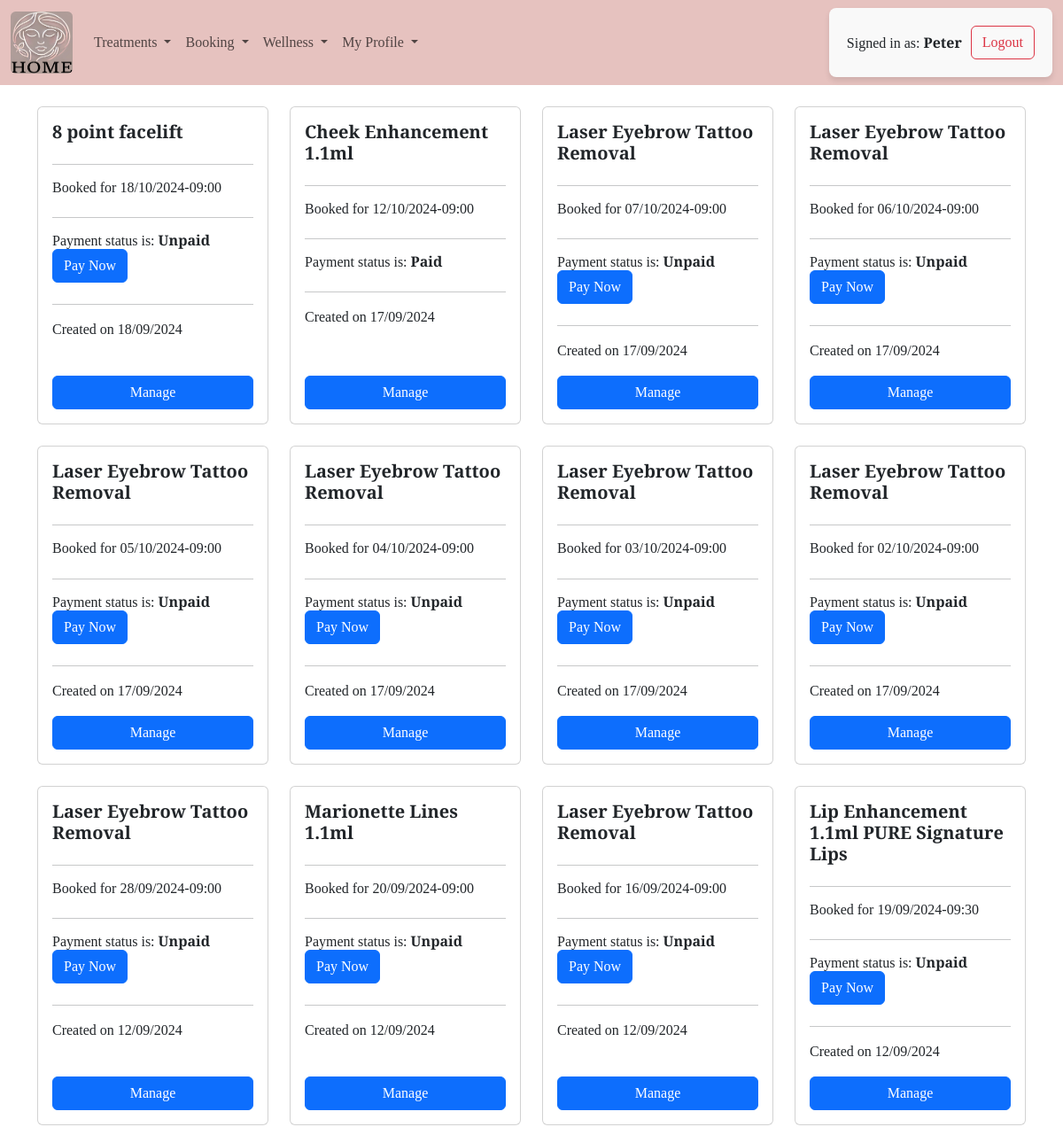
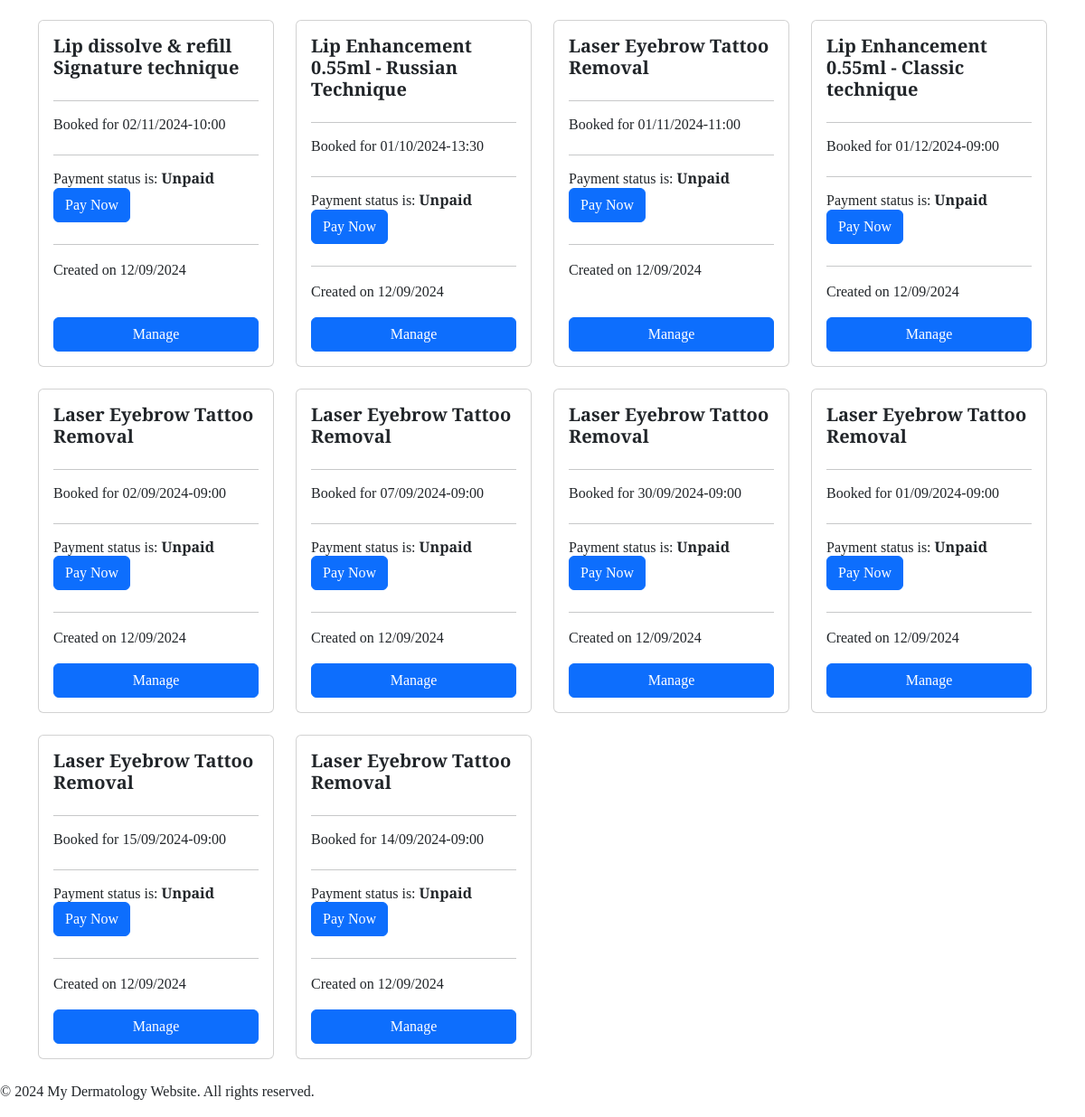
/booking/bookings/ (signed in), run on the app's committed database (2 pictures, top to bottom).
### booking/models.py (models this page shows, shortened)
class Booking(models.Model):
    patient = models.ForeignKey(Patient, on_delete=models.CASCADE)
    product = models.ForeignKey(Product, on_delete=models.CASCADE)
    time_slot = models.ForeignKey(TimeSlot, on_delete=models.SET_NULL, null=True, blank=True)
    booking_date = models.DateField()
    payment_status = models.BooleanField(default=False)
    booked_on = models.DateTimeField(auto_now_add=True)
    additional_notes = models.TextField(blank=True, null=True)
    stripe_payment_intent_id = models.CharField(max_length=255, null=True, blank=True)
    class Meta:
        unique_together = ('patient', 'booking_date')  # Ensure no duplicates at the DB level

class TimeSlot(models.Model):
    slot = models.CharField(max_length=99, help_text="Enter time slot (e.g., 09:00 AM - 10:00 AM)")
    def __str__(self):
        return self.slot

### treatment/models.py (models this page shows)
class Product(models.Model):
    category = models.ForeignKey(Category, on_delete=models.CASCADE)
    body_part = models.ForeignKey(BodyPart, on_delete=models.SET_NULL, blank=True, null=True)
    product_name = models.CharField(max_length=255)
    price = models.DecimalField(max_digits=10, decimal_places=2)
    duration = models.IntegerField(blank=True, null=True, help_text="Duration in minutes")
    additional_info = models.TextField(blank=True, null=True)
    def __str__(self):
        return self.product_name

### booking/views.py (the view)
# urls.py: path('bookings/', views.booking_list, name='booking_list'),
@login_required
def booking_list(request):
    bookings = Booking.objects.all().order_by('-booked_on')
    context = {
        'bookings': bookings
    }
    return render(request, 'booking/booking_list.html', context)

### booking/templates/booking/booking_list.html (shortened to what this page needs)
{% extends 'base.html' %}
{% block content %}
{% if bookings %}
<div class="container">
  <div class="row d-flex flex-wrap justify-content-start">
    {% for booking in bookings %}
    <div class="col-12 col-sm-6 col-md-4 col-lg-3 mb-4 d-flex">
      <div class="card w-100 d-flex flex-column">
        <div class="card-body d-flex flex-column">
          <h5 class="card-title"><strong>{{ booking.product }}</strong></h5>
          <hr>
          <h6>Booked for {{ booking.booking_date|date:"d/m/Y" }}-{{ booking.time_slot }}</h6>
          <hr>
          <h6>Payment status is:
            <strong>
              {{ booking.payment_status|yesno:"Paid,Unpaid" }}
              {% if not booking.payment_status %}
                <a href="{% url 'create_checkout_session' booking.id %}" class="btn btn-primary mt-auto">Pay Now</a>
              {% endif %}
            </strong>
          </h6>
          <hr>
          <p>Created on {{ booking.booked_on|date:"d/m/Y" }}</p>
          <a href="{% url 'manage_booking' booking.id %}" class="btn btn-primary mt-auto">Manage</a>
        </div>
      </div>
    </div>
    {% endfor %}
  </div>
</div>
{% else %}
<p>No bookings are available.</p>
{% endif %}
{% endblock %}

### templates/base.html (shortened to what this page needs)
{% load static %}
<!DOCTYPE html>
<html lang="en">
  <head>
    {% block corecss %}
    <link
      href="https://cdn.jsdelivr.net/npm/bootstrap@5.3.3/dist/css/bootstrap.min.css"
      rel="stylesheet"
/>
      <link rel="stylesheet" href="{% static 'css\style.css' %}" />
    {% endblock corecss %}{% block extracss %}{% endblock extracss %}
  </head>
  <body>
    <header class="fixed-top">
      <nav id="navbar" class="navbar navbar-expand-lg bg-body-tertiary">
        <div class="container-fluid">
          <a class="navbar-brand" href="{% url 'home' %}"
            ><img
              src="{% static 'images/home_button.png' %}"
              alt="Home"
              style="height: 70px; width: 70px; border-radius: 8%"
          /></a>
          <div class="collapse navbar-collapse" id="navbarSupportedContent">
            <ul class="navbar-nav me-auto mb-2 mb-lg-0">
              <li class="nav-item dropdown">
                <a
                  class="nav-link dropdown-toggle"
                  href="#"
                  role="button"
                  data-bs-toggle="dropdown"
                  aria-expanded="false"
                >
                  Treatments
                </a>
              </li>
<li class="nav-item dropdown">
  {% if request.user.is_authenticated %}
                <a
                  class="nav-link dropdown-toggle"
                  href="#"
                  role="button"
                  data-bs-toggle="dropdown"
                  aria-expanded="false"
                >
                  Booking
                </a>
              </li>
              {% endif %}
              <li class="nav-item dropdown">
                <a
                  class="nav-link dropdown-toggle"
                  href="#"
                  role="button"
                  data-bs-toggle="dropdown"
                  aria-expanded="false"
                >
                  Wellness
                </a>
              </li>
              <li class="nav-item dropdown">
                {% if request.user.is_authenticated %}
                <a
                  class="nav-link dropdown-toggle"
                  href="#"
                  role="button"
                  data-bs-toggle="dropdown"
                  aria-expanded="false"
                >
                  My Profile
                </a>
                    {% endif %}
              </li>
            </ul>
            <ul class="navbar-nav ms-auto mb-2 mb-lg-0">
              {% if user.is_authenticated %}
              <li class="nav-item">
                <form method="POST" action="{% url 'logout' %}">
                  <div class="user-info-container">
                    <div>
                      <p>Signed in as: <strong>{{ user.username }}</strong></p>
                    </div>
                    <button class="btn btn-outline-danger" type="submit">
                      Logout
                    </button>
                  </div>
                </form>
              </li>
              {% endif %}
            </ul>
          </div>
        </div>
      </nav>
    </header>
    <main>
      <br />
      <br />
      <br />
      <br />
      <br />
      {% block content %} {% endblock %}
    </main>
    <footer>
      <p>&copy; 2024 My Dermatology Website. All rights reserved.</p>
    </footer>
  </body>
</html>

### static/css/style.css (style rules this page uses)
body { font-family: 'Merriweather', serif; }
#navbar { background-color: #e6c2bf !important; }
form { background-color: #f9f9f9; padding: 20px; border-radius: 8px; box-shadow: 0 4px 6px rgba(0, 0, 0, 0.1); }
button { background-color: #007bff; border: none; border-radius: 4px; }
.user-info-container { display: flex; align-items: center; gap: 10px; }
.user-info-container div { display: flex; align-items: center; }
.user-info-container p { border: 0; margin: 0; }

### data on the page
Booking: product "8 point facelift", booking_date "18/10/2024", time_slot "09:00", payment_status "Unpaid", shows "Pay Now", booked_on "18/09/2024"
Booking: product "Cheek Enhancement 1.1ml", booking_date "12/10/2024", time_slot "09:00", payment_status "Paid", booked_on "17/09/2024"
Booking: product "Laser Eyebrow Tattoo Removal", booking_date "07/10/2024", time_slot "09:00", payment_status "Unpaid", shows "Pay Now", booked_on "17/09/2024"
Booking: product "Laser Eyebrow Tattoo Removal", booking_date "06/10/2024", time_slot "09:00", payment_status "Unpaid", shows "Pay Now", booked_on "17/09/2024"
Booking: product "Laser Eyebrow Tattoo Removal", booking_date "05/10/2024", time_slot "09:00", payment_status "Unpaid", shows "Pay Now", booked_on "17/09/2024"
Booking: product "Laser Eyebrow Tattoo Removal", booking_date "04/10/2024", time_slot "09:00", payment_status "Unpaid", shows "Pay Now", booked_on "17/09/2024"
Booking: product "Laser Eyebrow Tattoo Removal", booking_date "03/10/2024", time_slot "09:00", payment_status "Unpaid", shows "Pay Now", booked_on "17/09/2024"
Booking: product "Laser Eyebrow Tattoo Removal", booking_date "02/10/2024", time_slot "09:00", payment_status "Unpaid", shows "Pay Now", booked_on "17/09/2024"
Booking: product "Laser Eyebrow Tattoo Removal", booking_date "28/09/2024", time_slot "09:00", payment_status "Unpaid", shows "Pay Now", booked_on "12/09/2024"
Booking: product "Marionette Lines 1.1ml", booking_date "20/09/2024", time_slot "09:00", payment_status "Unpaid", shows "Pay Now", booked_on "12/09/2024"
Booking: product "Laser Eyebrow Tattoo Removal", booking_date "16/09/2024", time_slot "09:00", payment_status "Unpaid", shows "Pay Now", booked_on "12/09/2024"
Booking: product "Lip Enhancement 1.1ml PURE Signature Lips", booking_date "19/09/2024", time_slot "09:30", payment_status "Unpaid", shows "Pay Now", booked_on "12/09/2024"
Booking: product "Lip dissolve & refill Signature technique", booking_date "02/11/2024", time_slot "10:00", payment_status "Unpaid", shows "Pay Now", booked_on "12/09/2024"
Booking: product "Lip Enhancement 0.55ml - Russian Technique", booking_date "01/10/2024", time_slot "13:30", payment_status "Unpaid", shows "Pay Now", booked_on "12/09/2024"
Booking: product "Laser Eyebrow Tattoo Removal", booking_date "01/11/2024", time_slot "11:00", payment_status "Unpaid", shows "Pay Now", booked_on "12/09/2024"
Booking: product "Lip Enhancement 0.55ml - Classic technique", booking_date "01/12/2024", time_slot "09:00", payment_status "Unpaid", shows "Pay Now", booked_on "12/09/2024"
Booking: product "Laser Eyebrow Tattoo Removal", booking_date "02/09/2024", time_slot "09:00", payment_status "Unpaid", shows "Pay Now", booked_on "12/09/2024"
Booking: product "Laser Eyebrow Tattoo Removal", booking_date "07/09/2024", time_slot "09:00", payment_status "Unpaid", shows "Pay Now", booked_on "12/09/2024"
Booking: product "Laser Eyebrow Tattoo Removal", booking_date "30/09/2024", time_slot "09:00", payment_status "Unpaid", shows "Pay Now", booked_on "12/09/2024"
Booking: product "Laser Eyebrow Tattoo Removal", booking_date "01/09/2024", time_slot "09:00", payment_status "Unpaid", shows "Pay Now", booked_on "12/09/2024"
Booking: product "Laser Eyebrow Tattoo Removal", booking_date "15/09/2024", time_slot "09:00", payment_status "Unpaid", shows "Pay Now", booked_on "12/09/2024"
Booking: product "Laser Eyebrow Tattoo Removal", booking_date "14/09/2024", time_slot "09:00", payment_status "Unpaid", shows "Pay Now", booked_on "12/09/2024"

### other printed values
{{ user.username }} "Peter"
